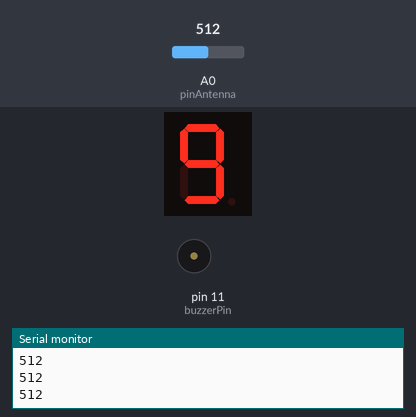
Bench run of a sketch on a simulated Arduino Uno, built with avr-gcc and run on an emulated ATmega328P. Shown: 1-digit seven-segment display, buzzer (waves = sounding, pin HIGH), the last lines printed to the serial monitor. Wiring (inferred from the names in the program): 1-digit 7-segment display, segments lit when HIGH: segments pin 2, pin 3, pin 4, pin 5, pin 6, pin 7, pin 8, pin 9. Inputs (shaded band) come from the test bench; at power-on: A0 (pinAntenna) = 512. The segment pins are drawn as the display they are named for; pins used as bus, display or sensor lines are not drawn.

Above: at 1.3 s.
1.4 s: A0 (pinAntenna) set to 90
At 1.9 s:
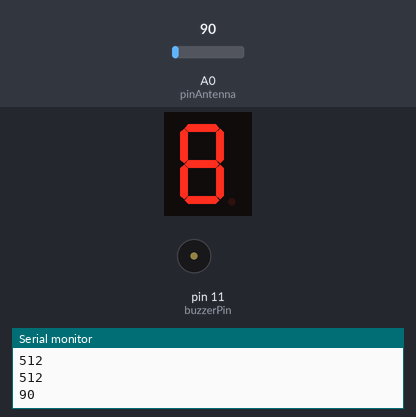
3.0 s: A0 (pinAntenna) set to 0
At 4.2 s:
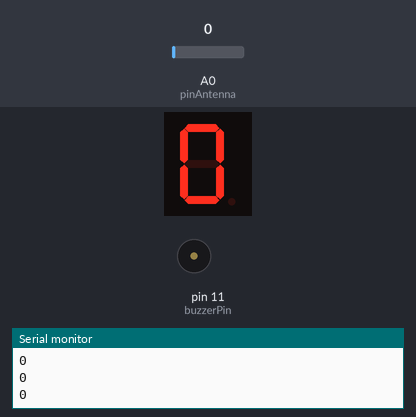
4.5 s: A0 (pinAntenna) set to 19
At 5.4 s:
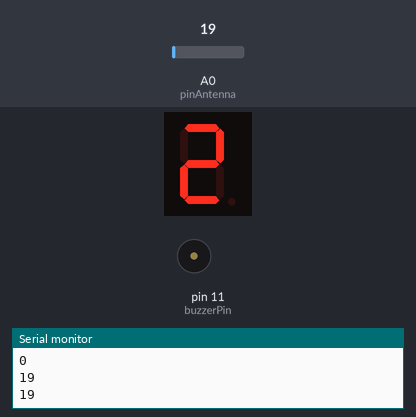
Timing chart, 0 to 7.5 s (numbered marks = the images above; inputs shaded):
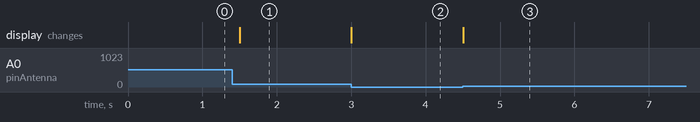

The sketch:

emf_detector.ino
```cpp
// declare all the segments pins
const int pinA = 2;
const int pinB = 3;
const int pinC = 4;
const int pinD = 5;
const int pinE = 6;
const int pinF = 7;
const int pinG = 8;
const int pinDP = 9;

const int segSize = 8;
const int noOfDigits = 10;

//for the antenna
const int pinAntenna = A0;
unsigned int readValue = 0;

const int maxConstraint = 100;
const int maxDisplayed = 9;

//buzer variables
const int buzzerPin = 11;
int buzzerTone = 0;
int toneDuration = 10;

//time constant
const int readingInterval = 500;
unsigned int elapsedTime = 0;

// store the pins in an array for easier access
int segments[segSize] = {
  pinA, pinB, pinC, pinD, pinE, pinF, pinG, pinDP
};

byte digitMatrix[noOfDigits][segSize - 1] = {
// a  b  c  d  e  f  g
  {1, 1, 1, 1, 1, 1, 0}, // 0
  {0, 1, 1, 0, 0, 0, 0}, // 1
  {1, 1, 0, 1, 1, 0, 1}, // 2
  {1, 1, 1, 1, 0, 0, 1}, // 3
  {0, 1, 1, 0, 0, 1, 1}, // 4
  {1, 0, 1, 1, 0, 1, 1}, // 5
  {1, 0, 1, 1, 1, 1, 1}, // 6
  {1, 1, 1, 0, 0, 0, 0}, // 7
  {1, 1, 1, 1, 1, 1, 1}, // 8
  {1, 1, 1, 1, 0, 1, 1}  // 9
};

void setup() {
  // initialize all the pins
  for (int i = 0; i < segSize; i++) {
  pinMode(segments[i], OUTPUT);
  }

  pinMode(pinAntenna, INPUT);

  pinMode(buzzerPin, OUTPUT);

  Serial.begin(9600);
}

void displayNumber(byte digit) {
  for (int i = 0; i < segSize - 1; i++) {
    digitalWrite(segments[i], digitMatrix[digit][i]);
  }

//  buzzerTone = (digit + 1) * 100;
//  tone(buzzerPin, buzzerTone, toneDuration);
}

void loop() {

  readValue = analogRead(pinAntenna);
  Serial.println(readValue);
  if(readValue >= 1) {
    readValue = constrain(readValue, 1, maxConstraint);
    readValue = map(readValue, 1, maxConstraint, 1, maxDisplayed);
    displayNumber(readValue);

  }
  else {
    displayNumber(readValue);
  }

  delay(readingInterval);

}
```

Measured:
- after the input at 1.4 s, the display: changes after 0.10 s (image 1)
- after the input at 3.0 s, the display: changes at once (image 2)
- after the input at 4.5 s, the display: changes at once (image 3)
